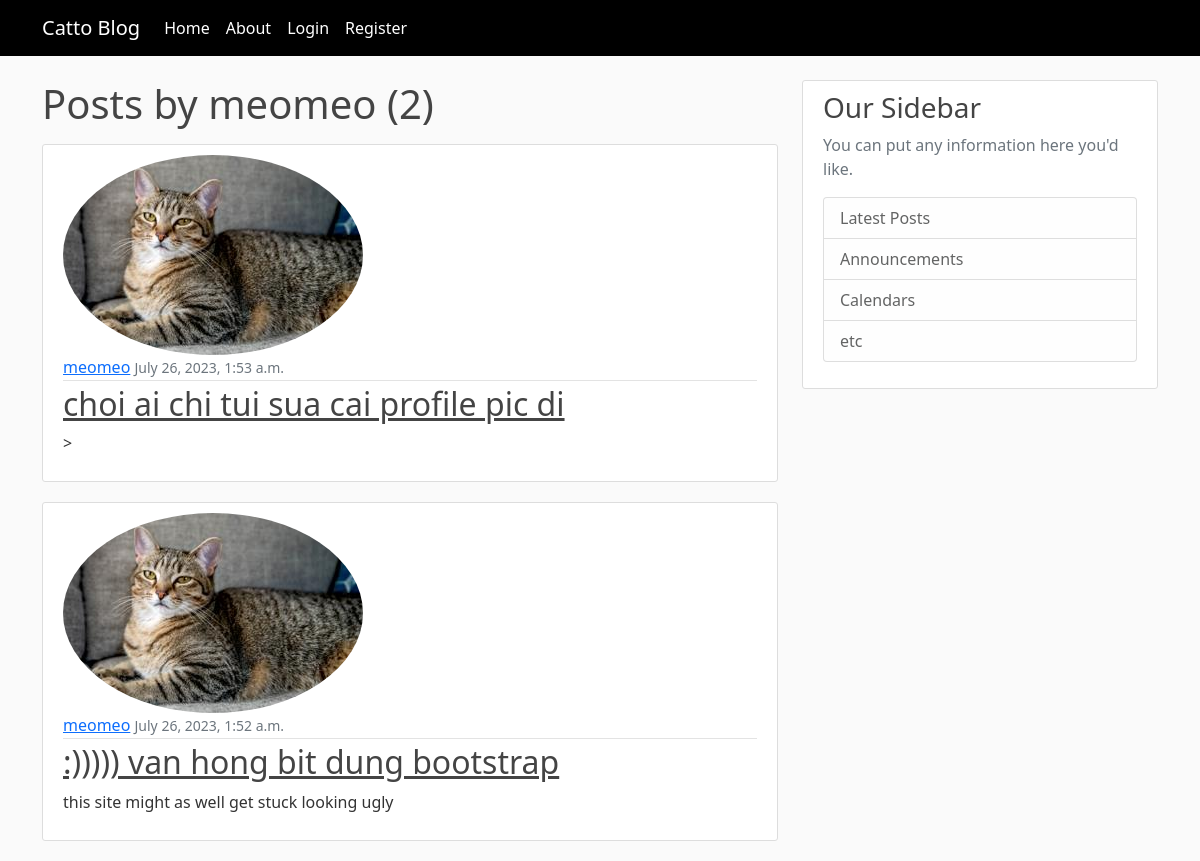
The app's page /user/meomeo with its own data.
### blog/models.py (models this page shows, shortened)
class Post(models.Model): #each class is its own table in the database
    title = models.CharField(max_length = 100)
    content = models.TextField()
    date_posted = models.DateTimeField(default = timezone.now) #set the date posted to current date
    author = models.ForeignKey(User, on_delete=models.CASCADE) #pass in the related User table and what we want Django to do if the user who created the post gets deleted: if a user gets deleted, delete the post

### user/models.py (models this page shows, shortened)
class Profile(models.Model):
    user = models.OneToOneField(User, on_delete=models.CASCADE) #if user is deleted, delete the profile
    image = models.ImageField(default = 'default.jpg', upload_to = 'profile_pics')

### blog/views.py (the view)
# urls.py: path('user/<str:username>', UserPostListView.as_view(), name= 'user-posts'),
class UserPostListView(ListView):
    model = Post
    template_name = 'blog/user_posts.html' #<app>/<model>_<viewtype>.html
    context_object_name = 'posts'
    ordering = ['-date_posted']
    paginate_by = 5
    def get_queryset(self):
        user = get_object_or_404(User, username = self.kwargs.get('username'))
        return Post.objects.filter(author=user).order_by('-date_posted')

### blog/templates/blog/user_posts.html (shortened to what this page needs)
{% extends "blog/base.html" %}
{% block content %}
    <h1 class="mb-3"> Posts by {{ view.kwargs.username }} ({{ page_obj.paginator.count }})</h1>
  {% for post in posts %}
    <article class="media content-section">
        <img class ="rounded-circle article-image" src = "{{ post.author.profile.image.url }}">
        <div class="media-body">
          <div class="article-metadata">
            <a class="mr-2" href="">{{ post.author }}</a>
            <small class="text-muted">{{ post.date_posted }}</small>
          </div>
          <h2><a class="article-title" href="{% url 'post-detail' post.id %}">{{ post.title }}</a></h2>
          <p class="article-content">{{ post.content }}</p>
        </div>
      </article>
  {% endfor %}
{% endblock content %}

### blog/static/blog/main.css (style rules this page uses)
body { background: #fafafa; color: #333333; margin-top: 5rem; }
h1, h2, h3, h4, h5, h6 { color: #444444; }
.content-section { background: #ffffff; padding: 10px 20px; border: 1px solid #dddddd; border-radius: 3px; margin-bottom: 20px; }
.article-title { color: #444444; }
.article-content { white-space: pre-line; }
.article-metadata { padding-bottom: 1px; margin-bottom: 4px; border-bottom: 1px solid #e3e3e3 }

### records on screen
Post: author.profile.image (placeholder picture), author "meomeo", date_posted "July 26, 2023, 1:53 a.m.", title "choi ai chi tui sua cai profile pic di", content ">"
Post: author.profile.image (placeholder picture), author "meomeo", date_posted "July 26, 2023, 1:52 a.m.", title ":))))) van hong bit dung bootstrap", content "this site might as well get stuck looking ugly"

### other values on screen
{{ view.kwargs.username }} "meomeo"
{{ page_obj.paginator.count }} "2"
